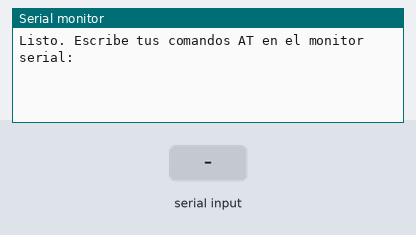
Recording of a program running on a simulated Arduino Uno, built with avr-gcc and run on an emulated ATmega328P. Parts: the last lines printed to the serial monitor. The inputs (shaded band) are chosen by the test bench.

Above: at 1.2 s.
1.3 s: "1" received over the second serial link
At 1.9 s:
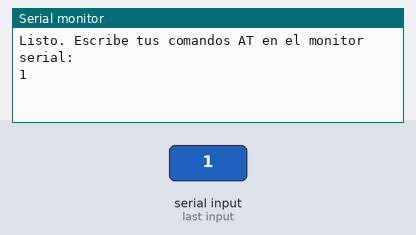
2.8 s: "0" received over the second serial link
At 4.3 s:
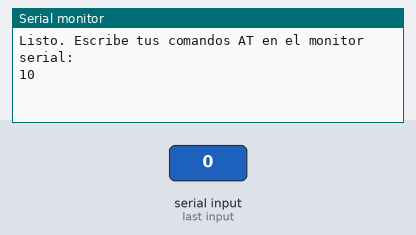

The program:

main.cpp
```cpp
#include<Arduino.h>
#include <SoftwareSerial.h>

// Definimos los pines: RX del Arduino (conectar al TX del HC-06)
// y TX del Arduino (conectar al RX del HC-06 mediante divisor de tensión)
SoftwareSerial BTSerial(10, 11); // RX, TX

void setup() {
  Serial.begin(9600);
  Serial.println("Listo. Escribe tus comandos AT en el monitor serial:");

  // La velocidad por defecto del HC-06 suele ser 9600
  BTSerial.begin(9600);
}

void loop() {
  // Leer del HC-06 y mostrar en el Monitor Serial
  if (BTSerial.available()) {
    Serial.write(BTSerial.read());
  }

  // Leer del Monitor Serial y enviar al HC-06
  if (Serial.available()) {
    BTSerial.write(Serial.read());
  }
}
```

Measured:
- after the input at 1.3 s, the serial monitor: prints a new line at once (image 1)
- after the input at 2.8 s, the serial monitor: prints a new line at once (image 2)
